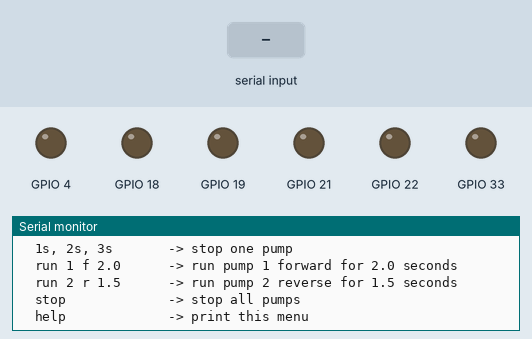
This sketch was run on a simulated ESP32. Shown: output pins drawn as LEDs (lit = HIGH), the last lines printed to the serial monitor. The test bench sets the inputs (shaded band).

Above: at 1.7 s.
1.8 s: "help 1\n" received over Serial
At 2.7 s:
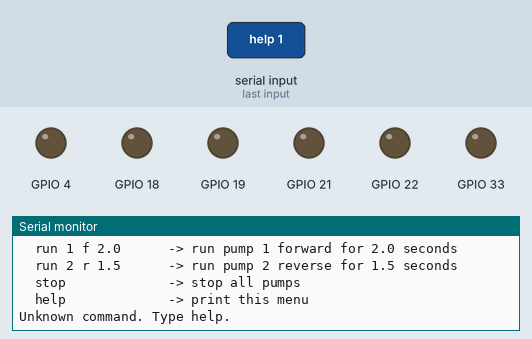
3.3 s: "stop\n" received over Serial
At 4.2 s:
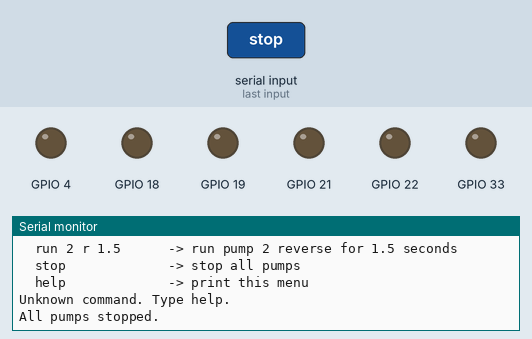
4.8 s: "run 90\n" received over Serial
At 5.2 s:
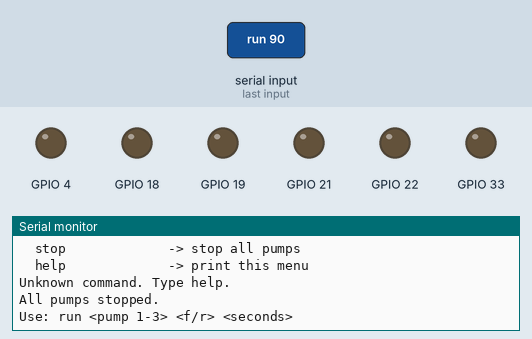

The sketch:

fadex_pcb_pump_test.ino
```cpp
#include <Arduino.h>

// FadeX PCB pump-driver bring-up test.
//
// This matches the new homebase PCB schematic:
//   Pump 1 connector J7 -> 3190.1.IN1 / GPIO22, 3190.1.IN2 / GPIO21
//   Pump 2 connector J4 -> 3190.2.IN1 / GPIO19, 3190.2.IN2 / GPIO18
//   Pump 3 connector J9 -> 3190.3.IN1 / GPIO33, 3190.3.IN2 / GPIO4
//
// Safety choice:
// Pumps do NOT auto-run on boot. Use Serial Monitor commands only.

struct PumpChannel {
  int in1Gpio;
  int in2Gpio;
  const char *name;
  const char *connector;
  const char *in1Net;
  const char *in2Net;
  int in1Esp32ModulePin;
  int in2Esp32ModulePin;
};

constexpr PumpChannel PUMP1 = {
  22, 21, "Pump 1 / Nicotine", "J7", "3190.1.IN1", "3190.1.IN2", 36, 33
};
constexpr PumpChannel PUMP2 = {
  19, 18, "Pump 2 / Diluent", "J4", "3190.2.IN1", "3190.2.IN2", 31, 30
};
constexpr PumpChannel PUMP3 = {
  33, 4, "Pump 3 / Mixing", "J9", "3190.3.IN1", "3190.3.IN2", 9, 26
};

constexpr unsigned long DEFAULT_RUN_MS = 2000;

void stopPump(const PumpChannel &pump) {
  digitalWrite(pump.in1Gpio, LOW);
  digitalWrite(pump.in2Gpio, LOW);
}

void stopAllPumps() {
  stopPump(PUMP1);
  stopPump(PUMP2);
  stopPump(PUMP3);
}

void driveForward(const PumpChannel &pump) {
  // The assembled pump polarity is flipped, so the useful "forward" direction
  // is IN1 low and IN2 high.
  digitalWrite(pump.in1Gpio, LOW);
  digitalWrite(pump.in2Gpio, HIGH);
}

void driveReverse(const PumpChannel &pump) {
  digitalWrite(pump.in1Gpio, HIGH);
  digitalWrite(pump.in2Gpio, LOW);
}

void runForMs(const PumpChannel &pump, bool forward, unsigned long runMs) {
  Serial.print(pump.name);
  Serial.print(forward ? " forward " : " reverse ");
  Serial.print(runMs);
  Serial.println(" ms");

  if (forward) {
    driveForward(pump);
  } else {
    driveReverse(pump);
  }

  delay(runMs);
  stopPump(pump);
  Serial.print(pump.name);
  Serial.println(" stopped");
}

void setupPump(const PumpChannel &pump) {
  pinMode(pump.in1Gpio, OUTPUT);
  pinMode(pump.in2Gpio, OUTPUT);
  stopPump(pump);
}

const PumpChannel *pumpFromNumber(char number) {
  switch (number) {
    case '1': return &PUMP1;
    case '2': return &PUMP2;
    case '3': return &PUMP3;
    default: return nullptr;
  }
}

void printHelp() {
  Serial.println();
  Serial.println("FadeX PCB pump test commands:");
  Serial.println("  1f, 2f, 3f       -> run pump forward until stopped");
  Serial.println("  1r, 2r, 3r       -> run pump reverse until stopped");
  Serial.println("  1s, 2s, 3s       -> stop one pump");
  Serial.println("  run 1 f 2.0      -> run pump 1 forward for 2.0 seconds");
  Serial.println("  run 2 r 1.5      -> run pump 2 reverse for 1.5 seconds");
  Serial.println("  stop             -> stop all pumps");
  Serial.println("  help             -> print this menu");
  Serial.println();
}

void printPumpMap(const PumpChannel &pump) {
  Serial.print("  ");
  Serial.print(pump.name);
  Serial.print(" on ");
  Serial.print(pump.connector);
  Serial.print(": ");
  Serial.print(pump.in1Net);
  Serial.print(" -> GPIO");
  Serial.print(pump.in1Gpio);
  Serial.print(" / ESP32 pin ");
  Serial.print(pump.in1Esp32ModulePin);
  Serial.print(", ");
  Serial.print(pump.in2Net);
  Serial.print(" -> GPIO");
  Serial.print(pump.in2Gpio);
  Serial.print(" / ESP32 pin ");
  Serial.println(pump.in2Esp32ModulePin);
}

void handleRunCommand(const String &command) {
  int firstSpace = command.indexOf(' ');
  int secondSpace = command.indexOf(' ', firstSpace + 1);
  int thirdSpace = command.indexOf(' ', secondSpace + 1);

  if (firstSpace < 0 || secondSpace < 0 || thirdSpace < 0) {
    Serial.println("Use: run <pump 1-3> <f/r> <seconds>");
    return;
  }

  const char pumpNumber = command.charAt(firstSpace + 1);
  const char direction = static_cast<char>(tolower(command.charAt(secondSpace + 1)));
  const float seconds = command.substring(thirdSpace + 1).toFloat();
  const PumpChannel *pump = pumpFromNumber(pumpNumber);

  if (pump == nullptr || (direction != 'f' && direction != 'r') || seconds <= 0.0f) {
    Serial.println("Use: run <pump 1-3> <f/r> <seconds>");
    return;
  }

  runForMs(*pump, direction == 'f', static_cast<unsigned long>(seconds * 1000.0f));
}

void handleCommand(String command) {
  command.trim();
  command.toLowerCase();

  if (command == "help") {
    printHelp();
    return;
  }

  if (command == "stop") {
    stopAllPumps();
    Serial.println("All pumps stopped.");
    return;
  }

  if (command.startsWith("run ")) {
    handleRunCommand(command);
    return;
  }

  if (command.length() == 2) {
    const PumpChannel *pump = pumpFromNumber(command.charAt(0));
    const char action = command.charAt(1);

    if (pump != nullptr && action == 'f') {
      driveForward(*pump);
      Serial.print(pump->name);
      Serial.println(" forward. Type stop or 1s/2s/3s.");
      return;
    }

    if (pump != nullptr && action == 'r') {
      driveReverse(*pump);
      Serial.print(pump->name);
      Serial.println(" reverse. Type stop or 1s/2s/3s.");
      return;
    }

    if (pump != nullptr && action == 's') {
      stopPump(*pump);
      Serial.print(pump->name);
      Serial.println(" stopped.");
      return;
    }
  }

  if (command.length() > 0) {
    Serial.println("Unknown command. Type help.");
  }
}

void setup() {
  Serial.begin(115200);
  delay(500);

  setupPump(PUMP1);
  setupPump(PUMP2);
  setupPump(PUMP3);

  Serial.println();
  Serial.println("FadeX PCB pump-driver test");
  Serial.println("PCB schematic pin map:");
  printPumpMap(PUMP1);
  printPumpMap(PUMP2);
  printPumpMap(PUMP3);
  Serial.println("Pump polarity: forward is flipped in software to IN1 LOW / IN2 HIGH.");
  Serial.println("No pump will run until you send a command.");
  printHelp();
}

void loop() {
  if (Serial.available() > 0) {
    handleCommand(Serial.readStringUntil('\n'));
  }

  delay(10);
}
```

Measured:
- after the input at 1.8 s, the serial monitor: prints a new line at once (image 1)
- after the input at 3.3 s, the serial monitor: prints a new line at once (image 2)
- after the input at 4.8 s, the serial monitor: prints a new line at once (image 3)
